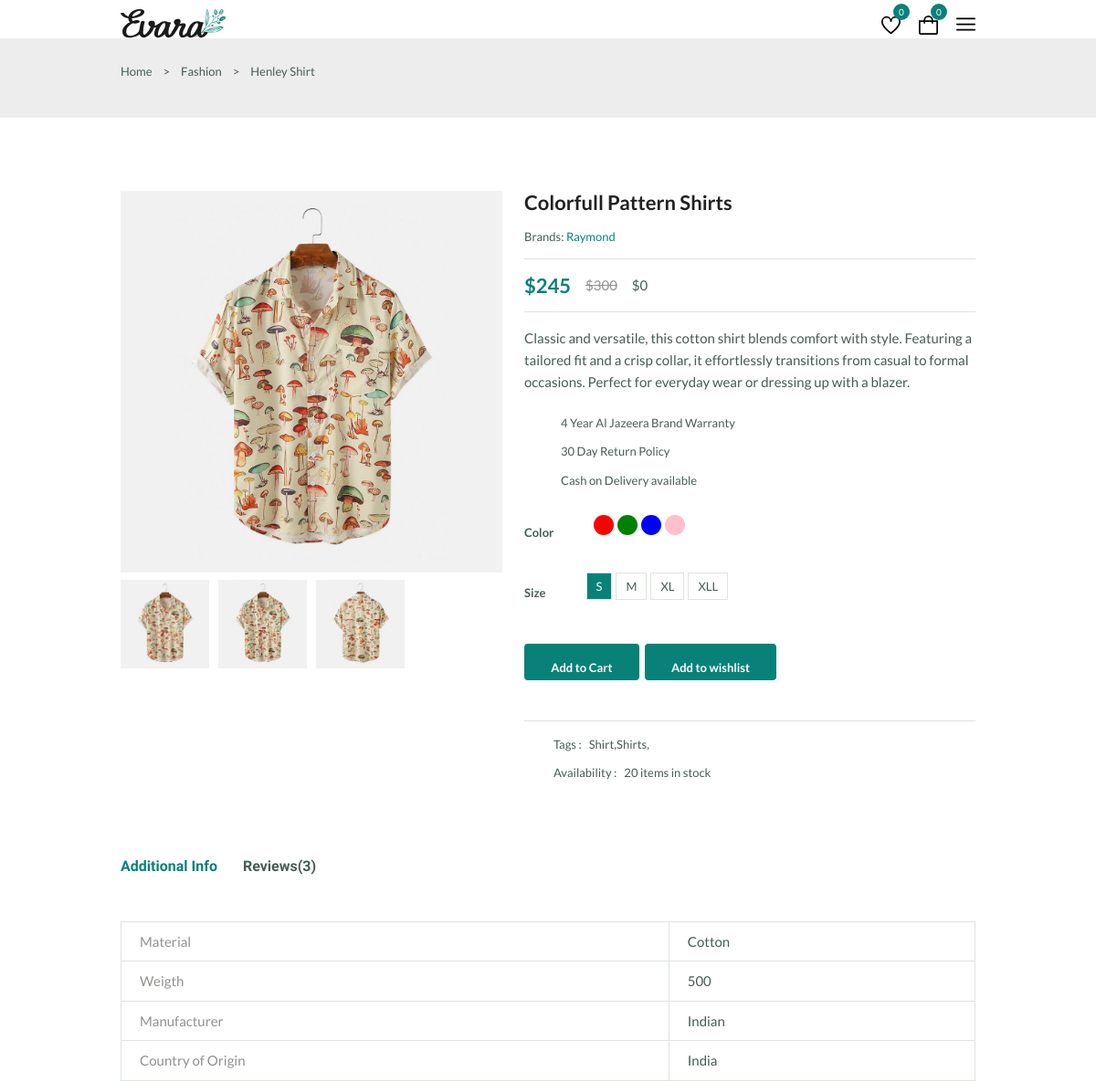
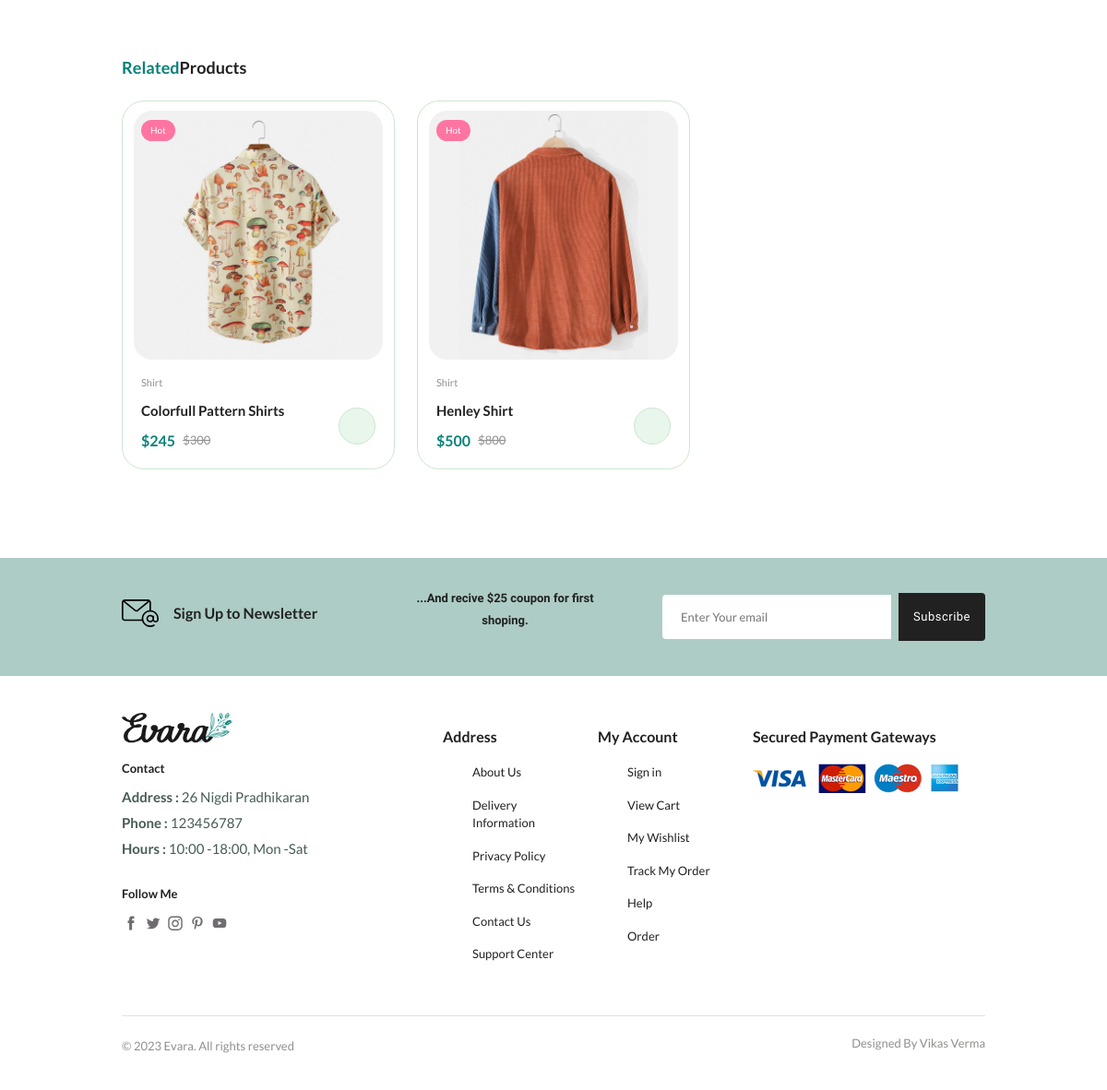
/details.php?productid=1, run on the app's committed database (2 pictures, top to bottom).
### tables this page shows
CREATE TABLE `products` (
  `product_id` int(20) NOT NULL,
  `category` varchar(255) NOT NULL,
  `pname` varchar(255) NOT NULL,
  `brand_name` varchar(255) NOT NULL,
  `new_price` int(20) NOT NULL,
  `old_price` int(20) NOT NULL,
  `image1` varchar(255) NOT NULL,
  `image2` varchar(255) NOT NULL,
  `image3` varchar(255) NOT NULL,
  `is_new` int(20) NOT NULL,
  `is_popular` int(20) NOT NULL,
  `is_featured` int(20) NOT NULL,
  `is_deal_of_the_day` int(20) NOT NULL,
  `is_hot_release` int(20) NOT NULL,
  `is_outlet` int(20) NOT NULL,
  `is_top_selling` int(20) NOT NULL,
  `is_trending` int(20) NOT NULL,
  `percent_discount` int(20) NOT NULL,
  `description` varchar(255) NOT NULL,
  `warranty` int(20) NOT NULL,
  `colors` varchar(255) NOT NULL,
  `sizes_available` varchar(255) NOT NULL,
  `tags` varchar(255) NOT NULL,
  `stock_quantity` int(20) NOT NULL,
  `material` varchar(255) NOT NULL,
  `weight` varchar(255) NOT NULL,
  `manufacturer` varchar(255) NOT NULL,
  `Country_of_Origin` varchar(255) NOT NULL
);

### details.php (the view, shortened to what this page needs)
<!DOCTYPE html>
<html lang="en">
<head>
  <link href="https://cdn.jsdelivr.net/npm/bootstrap@5.0.2/dist/css/bootstrap.min.css" rel="stylesheet">
  <link rel='stylesheet' href='https://cdn-uicons.flaticon.com/2.0.0/uicons-regular-rounded/css/uicons-regular-rounded.css'>
  <link rel="stylesheet" href="https://cdn.jsdelivr.net/npm/swiper@11/swiper-bundle.min.css" />
  <link rel="stylesheet" href="assets/css/styles.css" />
</head>
<body>
  <?php include 'Partials/header.php'; ?>
  <main class="main">
    <section class="breadcrumb">
      <ul class="breadcrumb__list flex container">
        <li><a href="index.php" class="breadcrumb__link">Home</a></li>
        <li><span class="breadcrumb__link">></span></li>
        <li><span class="breadcrumb__link">Fashion</span></li>
        <li><span class="breadcrumb__link">></span></li>
        <li><span class="breadcrumb__link">Henley Shirt</span></li>
      </ul>
    </section>
    <?php
        $productid = $_GET['productid'];
        $sql = "SELECT * FROM products where product_id ='$productid'";
        $result = mysqli_query($connection, $sql);
        if ($result) {
            $row = mysqli_fetch_assoc($result);
            $product_id = $row['product_id'];
            echo '<section class="details section--lg">
                <div class="details__container container grid">
                  <div class="details__group">
                    <img src="' . $row['image1'] . '" alt="" class="details__img">
                    <div class="details__small-images grid">
                      <img src="' . $row['image3'] . '" alt="" class="details__small-img">
                      <img src="' . $row['image1'] . '" alt="" class="details__small-img">
                      <img src="' . $row['image2'] . '" alt="" class="details__small-img">
                    </div>
                  </div>';
            echo ' <div class="details__group">
                <h3 class="details__title">' . $row['pname'] . '</h3>
                <p class="details__brand">Brands: <span>' . $row['brand_name'] . '</span></p>
                <div class="details__price flex">
                  <span class="new__price">$' . $row['new_price'] . '</span>
                  <span class="old__price">$' . $row['old_price'] . '</span>
                  <span class="save__price">$' . $row['percent_discount'] . '</span>
                </div>
                <p class="short__description">' . $row['description'] . '</p>
                <ul class="product__list">
                  <li class="list__item flex">
                    <i class="fi-rr-crown"></i>' . $row['warranty'] . ' Year Al Jazeera Brand Warranty
                  </li>
                  <li class="list__item flex">
                    <i class="fi-rr-refresh"></i> 30 Day Return Policy
                  </li>
                  <li class="list__item flex">
                    <i class="fi-rr-credit-card"></i>Cash on Delivery available
                  </li>
                </ul>
                <div class="details__color flex">
                  <span class="details__color-title">Color</span>
                  <ul class="color__list">
                  ';
                $colorString = $row['colors'];
                $colorArray = array_map('trim', explode(',', $colorString));
                foreach ($colorArray as $color) {
                  echo '<li>
                          <a href="#" class="color__link" style="background-color:' . $color . ';"></a>
                        </li>';
            }
            echo '
                </ul>
              </div>
              <div class="details__size flex">
                <span class="details__size-title">Size</span>
                <ul class="size__list">';
                $sizeString = $row['sizes_available'];
                $sizeArray = array_map('trim', explode(',', $sizeString));
                for ($i = 0; $i < sizeof($sizeArray); $i++) {
                  if ($i == 0) {
                    echo '  <li>
                                      <a href="#" class="size__link size-active" >' . $sizeArray[$i] . '</a>
                                  </li>';
                  } else {
                    echo '  <li>
                                    <a href="#" class="size__link " >' . $sizeArray[$i] . '</a>
                                  </li>';
                  }
                }
            echo '
                </ul>
                </div>
                  <div class="details__action">
                    <a href="Partials/cartHandling.php?productid='.$product_id.'&Quantity=1" class="btn btn--sm">Add to Cart</a>
                    <a href="Partials/wishlistHandling.php?productid='.$product_id.'" class="btn btn--sm">Add to wishlist</a>
                  </div>
                <ul class="details__meta">
                  <li class="meta__list flex"><span>Tags :</span> ' . $row['tags'] . '</li>
                  <li class="meta__list flex"><span>Availability :</span> ' . $row['stock_quantity'] . ' items in stock</li>
                </ul>
              </div>
              </div>
          </section>';
          }
      echo  '<section class="details__tab container ">
          <div class="detail__tabs">
            <span class="detail__tab active-tab" data-target="#info">
              Additional Info
            </span>
            <span class="detail__tab" data-target="#reviews">Reviews(3)</span>
          </div>
          <div class="details__tabs-content">
            <div class="details__tab-content active-tab" content id="info">
              <table class="info__table">';
                $productid = $_GET['productid'];
                $sql = "SELECT * FROM products where product_id ='$productid'";
                $result = mysqli_query($connection, $sql);
                $row = mysqli_fetch_assoc($result);
                $material = $row['material'];
                $weight = $row['weight'];
                $manufacturer = $row['manufacturer'];
                $Country_of_Origin = $row['Country_of_Origin'];
                echo '<tr>
                        <th>Material</th>
                        <td>'.$material.'</td>
                      </tr>
                      <tr>
                        <th>Weigth</th>
                        <td>'.$weight.'</td>
                      </tr>
                      <tr>
                        <th> Manufacturer</th>
                        <td> '.$manufacturer.'</td>
                      </tr>
                      <tr>
                        <th>Country of Origin</th>
                        <td> ' . $Country_of_Origin .'</td>
                      </tr>
                      </table>
                    </div>
                    <div class="details__tab-content" content id="reviews">
                    <div class="reviews__container grid">';
                echo '</div>
                <div class="review__form">
                <h4 class="review__form-title"> Add a Review</h4>
                <form action="Partials/reviewfromeHandle.php?productid='. $productid.'" method="POST" class="form grid">
                  <div>
                      <label for="rating">Select rating  from 1 to 5:</label>
                      <input type="range" id="rating" name="rating" min="0" max="5" value="1">
                  </div>
                  <textarea class="form__input textarea" id="review" name="review" placeholder="Write Comment"></textarea>';
                  echo '<div class="form__btn">
                    <button class="btn">Submit Review</button>
                  </div>
                </form>
                </div>
                </div>
              </div>
            </section>';
    ?>
    <section class="products container section--lg">
      <h3 class="section__title"><span>Related</span>Products</h3>
      <div class="products__container grid">
      <?php
      $productid= $_GET["productid"];
            $sql2= "select category from products where product_id = '$productid';";
            $result2 =  mysqli_query($connection, $sql2);
            $row = mysqli_fetch_assoc($result2);
            $category = $row["category"];
            $sql = "SELECT product_id,category,pname,new_price,old_price, image1,image2 FROM products where category = '$category'";
            $result = mysqli_query($connection, $sql);
            if ($result) {
              while ($row = $result->fetch_assoc()) {
                $product_id = $row['product_id'];
                $category = $row['category'];
                $name = $row['pname'];
                $new_price = $row['new_price'];
                $old_price = $row['old_price'];
                $img2 = $row['image2'];
                $img1 = $row['image1'];
                echo '<div class="product__item">
                  <div class="product__banner">
                    <a href="details.php?productid='.$product_id.'" class="product__images">
                      <img src="' . $img2 . '" alt="" class="product__img default">
                      <img src="' . $img1 . '" alt="" class="product__img hover">
                    </a>
                    <div class="product__actions">
                      <a href="#" class="action__btn" aria-label="Quick View"><i class="fi fi-rr-eye"></i></a>
                      <a href="#" class="action__btn" aria-label="Add to Wishlist"><i class="fi fi-rr-heart"></i></a>
                      <a href="#" class="action__btn" aria-label="Compare"><i class="fi fi-rr-shuffle"></i></a>
                    </div>
                    <div class="product__badge light-pink">Hot</div>
                  </div>
                  <div class="product__content">
                    <span class="product__category">' . $category . '</span>
                    <a href="details.php">
                      <h3 class="product__title">' . $name . '</h3>
                    </a>
                    <div class="product__rating">
                      <i class="fi fi-rr-star"></i>
                      <i class="fi fi-rr-star"></i>
                      <i class="fi fi-rr-star"></i>
                      <i class="fi fi-rr-star"></i>
                      <i class="fi fi-rr-star"></i>
                    </div>
                    <div class="product__price flex">
                      <span class="new__price">$' . $new_price . '</span>
                      <span class="old__price">$' . $old_price . '</span>
                    </div>
                    <a href="#" class="action__btn cart__btn" aria-label="Add To Cart"><i
                        class="fi fi-rr-shopping-bag-add"></i></a>
                  </div>
                </div>';
              }
            }
            else
            {
              echo ' <div class="jumbotron jumbotron-fluid mb-5">
               <div class="container">
                  <p class="display-4">No related product Found</p>
               </div>
           </div>';
            }
      ?>
      </div>
    </section>
    <?php include "Partials/newsletter.php"; ?>
  </main>
  <?php include "Partials/footer.php"; ?>
</body>
</html>

### data on the page
products: image1 (picture), image3 (picture), image2 (picture), pname "Colorfull Pattern Shirts", brand_name "Raymond", new_price "245", old_price "300", percent_discount "0", description "Classic and versatile, this cotton shirt blends comfort with style. Featuring a tailored fit and a crisp collar, it effortlessly transitions from casual to formal occasions. Perfect for everyday wear or dressing up with a blazer.", warranty "4", sizes_available "S", sizes_available "M", sizes_available "XL", sizes_available "XLL", tags "Shirt,Shirts,", stock_quantity "20", material "Cotton", weight "500", manufacturer "Indian", Country_of_Origin "India", category "Shirt"
products: category "Shirt", pname "Henley Shirt", new_price "500", old_price "800"
